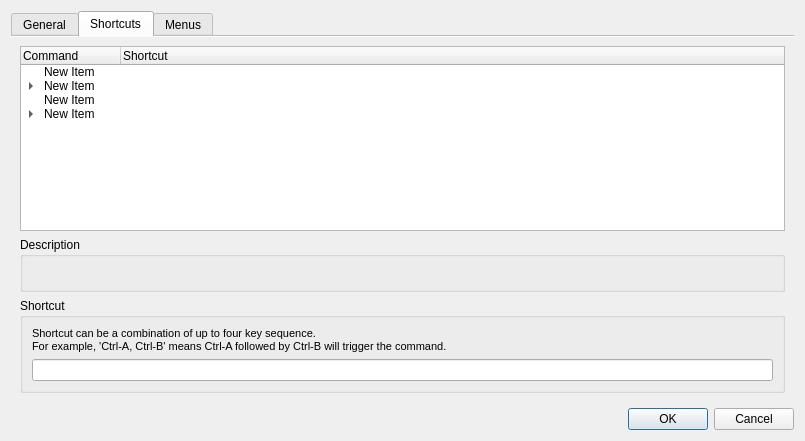
<?xml version="1.0" encoding="UTF-8"?>
<ui version="4.0">
 <class>GuiPreferencesWindow</class>
 <widget class="QDialog" name="GuiPreferencesWindow">
  <property name="geometry">
   <rect>
    <x>0</x>
    <y>0</y>
    <width>805</width>
    <height>441</height>
   </rect>
  </property>
  <property name="windowTitle">
   <string>Dialog</string>
  </property>
  <layout class="QHBoxLayout" name="horizontalLayout_3">
   <item>
    <layout class="QVBoxLayout" name="verticalLayout">
     <item>
      <widget class="QTabWidget" name="tabWidget">
       <property name="tabShape">
        <enum>QTabWidget::Rounded</enum>
       </property>
       <property name="currentIndex">
        <number>1</number>
       </property>
       <property name="documentMode">
        <bool>true</bool>
       </property>
       <widget class="QWidget" name="tabGeneral">
        <attribute name="title">
         <string>General</string>
        </attribute>
        <layout class="QHBoxLayout" name="horizontalLayout">
         <item>
          <widget class="QListWidget" name="listWidget"/>
         </item>
        </layout>
       </widget>
       <widget class="QWidget" name="tabKeyShortcut">
        <attribute name="title">
         <string>Shortcuts</string>
        </attribute>
        <layout class="QVBoxLayout" name="verticalLayout_4">
         <item>
          <widget class="QTreeWidget" name="tree_keysh">
           <column>
            <property name="text">
             <string>Command</string>
            </property>
            <property name="font">
             <font>
              <weight>50</weight>
              <bold>false</bold>
             </font>
            </property>
           </column>
           <column>
            <property name="text">
             <string>Shortcut</string>
            </property>
            <property name="font">
             <font>
              <weight>50</weight>
              <bold>false</bold>
             </font>
            </property>
           </column>
           <item>
            <property name="text">
             <string>New Item</string>
            </property>
           </item>
           <item>
            <property name="text">
             <string>New Item</string>
            </property>
            <property name="text">
             <string/>
            </property>
            <item>
             <property name="text">
              <string>New Item</string>
             </property>
            </item>
           </item>
           <item>
            <property name="text">
             <string>New Item</string>
            </property>
           </item>
           <item>
            <property name="text">
             <string>New Item</string>
            </property>
            <item>
             <property name="text">
              <string>New Item</string>
             </property>
             <property name="text">
              <string/>
             </property>
            </item>
            <item>
             <property name="text">
              <string>New Item</string>
             </property>
            </item>
            <item>
             <property name="text">
              <string>New Item</string>
             </property>
            </item>
            <item>
             <property name="text">
              <string>New Item</string>
             </property>
            </item>
            <item>
             <property name="text">
              <string>New Item</string>
             </property>
            </item>
            <item>
             <property name="text">
              <string>New Item</string>
             </property>
            </item>
           </item>
          </widget>
         </item>
         <item>
          <widget class="QGroupBox" name="groupBox_2">
           <property name="title">
            <string>Description</string>
           </property>
           <layout class="QVBoxLayout" name="verticalLayout_3">
            <item>
             <widget class="QLabel" name="lbl_keysh_desc">
              <property name="text">
               <string/>
              </property>
             </widget>
            </item>
           </layout>
          </widget>
         </item>
         <item>
          <widget class="QGroupBox" name="groupBox">
           <property name="title">
            <string>Shortcut</string>
           </property>
           <layout class="QVBoxLayout" name="verticalLayout_2">
            <item>
             <widget class="QLabel" name="label">
              <property name="text">
               <string>&lt;!DOCTYPE HTML PUBLIC &quot;-//W3C//DTD HTML 4.0//EN&quot; &quot;http://www.w3.org/TR/REC-html40/strict.dtd&quot;&gt;
&lt;html&gt;&lt;head&gt;&lt;meta name=&quot;qrichtext&quot; content=&quot;1&quot; /&gt;&lt;style type=&quot;text/css&quot;&gt;
p, li { white-space: pre-wrap; }
&lt;/style&gt;&lt;/head&gt;&lt;body style=&quot; font-family:'MS Shell Dlg 2'; font-size:8.25pt; font-weight:400; font-style:normal;&quot;&gt;
&lt;p style=&quot; margin-top:0px; margin-bottom:0px; margin-left:0px; margin-right:0px; -qt-block-indent:0; text-indent:0px;&quot;&gt;&lt;span style=&quot; font-size:8pt;&quot;&gt;Shortcut can be a combination of up to four key sequence.&lt;/span&gt;&lt;/p&gt;
&lt;p style=&quot; margin-top:0px; margin-bottom:0px; margin-left:0px; margin-right:0px; -qt-block-indent:0; text-indent:0px;&quot;&gt;&lt;span style=&quot; font-size:8pt;&quot;&gt;For example, 'Ctrl-A, Ctrl-B' means Ctrl-A followed by Ctrl-B will trigger the command.&lt;/span&gt;&lt;/p&gt;&lt;/body&gt;&lt;/html&gt;</string>
              </property>
             </widget>
            </item>
            <item>
             <widget class="QLineEdit" name="le_keysh_shortcut"/>
            </item>
           </layout>
          </widget>
         </item>
        </layout>
       </widget>
       <widget class="QWidget" name="widget">
        <attribute name="title">
         <string>Menus</string>
        </attribute>
       </widget>
      </widget>
     </item>
     <item>
      <widget class="QDialogButtonBox" name="buttonBox">
       <property name="orientation">
        <enum>Qt::Horizontal</enum>
       </property>
       <property name="standardButtons">
        <set>QDialogButtonBox::Cancel|QDialogButtonBox::Ok</set>
       </property>
      </widget>
     </item>
    </layout>
   </item>
  </layout>
 </widget>
 <resources/>
 <connections>
  <connection>
   <sender>buttonBox</sender>
   <signal>accepted()</signal>
   <receiver>GuiPreferencesWindow</receiver>
   <slot>accept()</slot>
   <hints>
    <hint type="sourcelabel">
     <x>248</x>
     <y>254</y>
    </hint>
    <hint type="destinationlabel">
     <x>157</x>
     <y>274</y>
    </hint>
   </hints>
  </connection>
  <connection>
   <sender>buttonBox</sender>
   <signal>rejected()</signal>
   <receiver>GuiPreferencesWindow</receiver>
   <slot>reject()</slot>
   <hints>
    <hint type="sourcelabel">
     <x>316</x>
     <y>260</y>
    </hint>
    <hint type="destinationlabel">
     <x>286</x>
     <y>274</y>
    </hint>
   </hints>
  </connection>
 </connections>
</ui>
